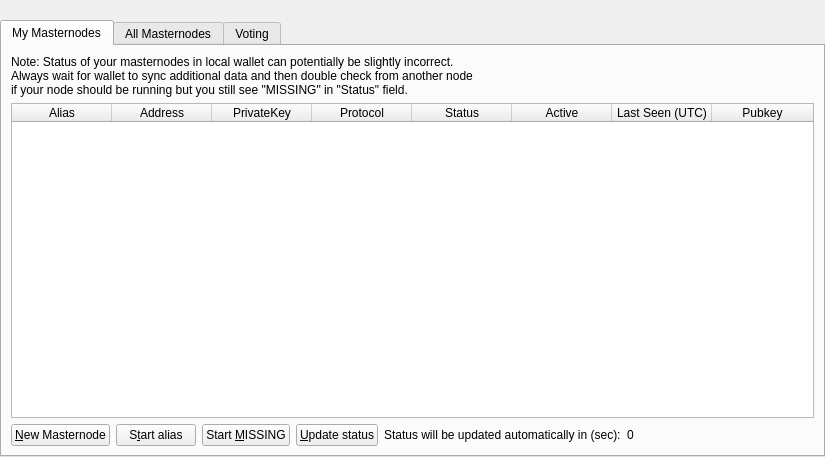
<?xml version="1.0" encoding="UTF-8"?>
<ui version="4.0">
 <class>MasternodeList</class>
 <widget class="QWidget" name="MasternodeList">
  <property name="geometry">
   <rect>
    <x>0</x>
    <y>0</y>
    <width>825</width>
    <height>457</height>
   </rect>
  </property>
  <property name="windowTitle">
   <string>Form</string>
  </property>
  <layout class="QVBoxLayout" name="topLayout">
   <property name="leftMargin">
    <number>0</number>
   </property>
   <property name="topMargin">
    <number>0</number>
   </property>
   <property name="rightMargin">
    <number>0</number>
   </property>
   <property name="bottomMargin">
    <number>0</number>
   </property>
   <item>
    <layout class="QVBoxLayout" name="verticalLayout">
     <property name="bottomMargin">
      <number>0</number>
     </property>
     <item>
      <spacer name="horizontalSpacer0">
       <property name="orientation">
        <enum>Qt::Horizontal</enum>
       </property>
       <property name="sizeHint" stdset="0">
        <size>
         <width>40</width>
         <height>20</height>
        </size>
       </property>
      </spacer>
     </item>
     <item>
      <widget class="QTabWidget" name="tabWidget">
       <property name="currentIndex">
        <number>0</number>
       </property>
       <widget class="QWidget" name="tabMyMasternodes">
        <attribute name="title">
         <string>My Masternodes</string>
        </attribute>
        <layout class="QGridLayout" name="gridLayout_2">
         <item row="0" column="0">
          <layout class="QVBoxLayout" name="verticalLayout_2">
           <property name="bottomMargin">
            <number>0</number>
           </property>
           <item>
            <layout class="QHBoxLayout" name="horizontalLayout_note">
             <property name="bottomMargin">
              <number>0</number>
             </property>
             <item>
              <widget class="QLabel" name="updateNote">
               <property name="text">
                <string>Note: Status of your masternodes in local wallet can potentially be slightly incorrect.&lt;br /&gt;Always wait for wallet to sync additional data and then double check from another node&lt;br /&gt;if your node should be running but you still see &quot;MISSING&quot; in &quot;Status&quot; field.</string>
               </property>
              </widget>
             </item>
            </layout>
           </item>
           <item>
            <widget class="QTableWidget" name="tableWidgetMyMasternodes">
             <property name="minimumSize">
              <size>
               <width>695</width>
               <height>0</height>
              </size>
             </property>
             <property name="editTriggers">
              <set>QAbstractItemView::NoEditTriggers</set>
             </property>
             <property name="alternatingRowColors">
              <bool>true</bool>
             </property>
             <property name="selectionMode">
              <enum>QAbstractItemView::SingleSelection</enum>
             </property>
             <property name="selectionBehavior">
              <enum>QAbstractItemView::SelectRows</enum>
             </property>
             <property name="sortingEnabled">
              <bool>true</bool>
             </property>
             <attribute name="horizontalHeaderStretchLastSection">
              <bool>true</bool>
             </attribute>
             <column>
              <property name="text">
               <string>Alias</string>
              </property>
             </column>
             <column>
              <property name="text">
               <string>Address</string>
              </property>
             </column>
             <column>
              <property name="text">
               <string>PrivateKey</string>
              </property>
             </column>
             <column>
              <property name="text">
               <string>Protocol</string>
              </property>
             </column>
             <column>
              <property name="text">
               <string>Status</string>
              </property>
             </column>
             <column>
              <property name="text">
               <string>Active</string>
              </property>
             </column>
             <column>
              <property name="text">
               <string>Last Seen (UTC)</string>
              </property>
             </column>
             <column>
              <property name="text">
               <string>Pubkey</string>
              </property>
             </column>
            </widget>
           </item>
           <item>
            <layout class="QHBoxLayout" name="horizontalLayout_5">
             <property name="bottomMargin">
              <number>0</number>
             </property>
             <item>
              <widget class="QPushButton" name="CreateNewMasternode">
               <property name="text">
                <string>&amp;New Masternode</string>
               </property>
              </widget>
             </item>
             <item>
              <widget class="QPushButton" name="startButton">
               <property name="text">
                <string>S&amp;tart alias</string>
               </property>
              </widget>
             </item>
             <item>
              <widget class="QPushButton" name="startMissingButton">
               <property name="text">
                <string>Start &amp;MISSING</string>
               </property>
              </widget>
             </item>
             <item>
              <widget class="QPushButton" name="UpdateButton">
               <property name="text">
                <string>&amp;Update status</string>
               </property>
              </widget>
             </item>
             <item>
              <widget class="QLabel" name="autoupdate_label">
               <property name="text">
                <string>Status will be updated automatically in (sec):</string>
               </property>
              </widget>
             </item>
             <item>
              <widget class="QLabel" name="secondsLabel">
               <property name="text">
                <string>0</string>
               </property>
              </widget>
             </item>
             <item>
              <spacer name="horizontalSpacer_5">
               <property name="orientation">
                <enum>Qt::Horizontal</enum>
               </property>
               <property name="sizeHint" stdset="0">
                <size>
                 <width>40</width>
                 <height>20</height>
                </size>
               </property>
              </spacer>
             </item>
            </layout>
           </item>
          </layout>
         </item>
        </layout>
       </widget>
       <widget class="QWidget" name="tabAllMasternodes">
        <attribute name="title">
         <string>All Masternodes</string>
        </attribute>
        <layout class="QGridLayout" name="gridLayout">
         <item row="1" column="0">
          <widget class="QTableWidget" name="tableWidgetMasternodes">
           <property name="editTriggers">
            <set>QAbstractItemView::NoEditTriggers</set>
           </property>
           <property name="alternatingRowColors">
            <bool>true</bool>
           </property>
           <property name="selectionBehavior">
            <enum>QAbstractItemView::SelectRows</enum>
           </property>
           <property name="sortingEnabled">
            <bool>true</bool>
           </property>
           <attribute name="horizontalHeaderStretchLastSection">
            <bool>true</bool>
           </attribute>
           <column>
            <property name="text">
             <string>Address</string>
            </property>
           </column>
           <column>
            <property name="text">
             <string>Protocol</string>
            </property>
           </column>
           <column>
            <property name="text">
             <string>Status</string>
            </property>
           </column>
           <column>
            <property name="text">
             <string>Active</string>
            </property>
           </column>
           <column>
            <property name="text">
             <string>Last Seen (UTC)</string>
            </property>
           </column>
           <column>
            <property name="text">
             <string>Pubkey</string>
            </property>
           </column>
          </widget>
         </item>
         <item row="0" column="0">
          <layout class="QHBoxLayout" name="horizontalLayout_3">
           <property name="bottomMargin">
            <number>0</number>
           </property>
           <item>
            <widget class="QLabel" name="label_filter">
             <property name="text">
              <string>Filter List:</string>
             </property>
            </widget>
           </item>
           <item>
            <widget class="QLineEdit" name="filterLineEdit">
             <property name="toolTip">
              <string>Filter masternode list</string>
             </property>
            </widget>
           </item>
           <item>
            <spacer name="horizontalSpacer_3">
             <property name="orientation">
              <enum>Qt::Horizontal</enum>
             </property>
             <property name="sizeHint" stdset="0">
              <size>
               <width>10</width>
               <height>20</height>
              </size>
             </property>
            </spacer>
           </item>
           <item>
            <widget class="QLabel" name="label_count">
             <property name="text">
              <string>Node Count:</string>
             </property>
            </widget>
           </item>
           <item>
            <widget class="QLabel" name="countLabel">
             <property name="text">
              <string>0</string>
             </property>
            </widget>
           </item>
          </layout>
         </item>
        </layout>
       </widget>
       <widget class="QWidget" name="tab">
        <attribute name="title">
         <string>Voting</string>
        </attribute>
        <layout class="QGridLayout" name="gridLayout_3">
         <item row="0" column="0">
          <spacer name="horizontalSpacer_4">
           <property name="orientation">
            <enum>Qt::Horizontal</enum>
           </property>
           <property name="sizeHint" stdset="0">
            <size>
             <width>516</width>
             <height>20</height>
            </size>
           </property>
          </spacer>
         </item>
         <item row="0" column="1">
          <widget class="QLabel" name="label_superblock">
           <property name="text">
            <string>Next Superblock</string>
           </property>
          </widget>
         </item>
         <item row="0" column="2">
          <widget class="QLabel" name="superblockLabel">
           <property name="text">
            <string>0</string>
           </property>
          </widget>
         </item>
         <item row="0" column="3">
          <widget class="QLabel" name="label_totalAllotted">
           <property name="text">
            <string>Total Allotted</string>
           </property>
          </widget>
         </item>
         <item row="0" column="4">
          <widget class="QLabel" name="totalAllottedLabel">
           <property name="text">
            <string>0</string>
           </property>
          </widget>
         </item>
         <item row="1" column="0" colspan="5">
          <widget class="QTableWidget" name="tableWidgetVoting">
           <property name="editTriggers">
            <set>QAbstractItemView::NoEditTriggers</set>
           </property>
           <property name="alternatingRowColors">
            <bool>true</bool>
           </property>
           <property name="selectionBehavior">
            <enum>QAbstractItemView::SelectRows</enum>
           </property>
           <property name="sortingEnabled">
            <bool>true</bool>
           </property>
           <attribute name="horizontalHeaderStretchLastSection">
            <bool>true</bool>
           </attribute>
           <column>
            <property name="text">
             <string>Name</string>
            </property>
           </column>
           <column>
            <property name="text">
             <string>URL</string>
            </property>
           </column>
           <column>
            <property name="text">
             <string>Hash</string>
            </property>
           </column>
           <column>
            <property name="text">
             <string>Block Start</string>
            </property>
           </column>
           <column>
            <property name="text">
             <string>Block End</string>
            </property>
           </column>
           <column>
            <property name="text">
             <string>Payments</string>
            </property>
           </column>
           <column>
            <property name="text">
             <string>Remaining</string>
            </property>
           </column>
           <column>
            <property name="text">
             <string>Yea's</string>
            </property>
           </column>
           <column>
            <property name="text">
             <string>No's</string>
            </property>
           </column>
           <column>
            <property name="text">
             <string>Abstain's</string>
            </property>
           </column>
           <column>
            <property name="text">
             <string>Address</string>
            </property>
           </column>
           <column>
            <property name="text">
             <string>Amount</string>
            </property>
           </column>
           <column>
            <property name="text">
             <string>Monthly</string>
            </property>
           </column>
           <column>
            <property name="text">
             <string>Projected</string>
            </property>
           </column>
          </widget>
         </item>
         <item row="2" column="0" colspan="5">
          <layout class="QHBoxLayout" name="horizontalLayout_6">
           <property name="bottomMargin">
            <number>0</number>
           </property>
           <item>
            <widget class="QPushButton" name="voteManyYesButton">
             <property name="text">
              <string>Vote Many Yes</string>
             </property>
            </widget>
           </item>
           <item>
            <widget class="QPushButton" name="voteManyNoButton">
             <property name="text">
              <string>Vote Many No</string>
             </property>
            </widget>
           </item>
           <item>
            <widget class="QPushButton" name="voteManyAbstainButton">
             <property name="text">
              <string>Vote Many Abstain</string>
             </property>
            </widget>
           </item>
           <item>
            <widget class="QPushButton" name="UpdateVotesButton">
             <property name="text">
              <string>&amp;Update status</string>
             </property>
            </widget>
           </item>
           <item>
            <widget class="QLabel" name="autoupdate_label_2">
             <property name="text">
              <string>Status will be updated automatically in (sec):</string>
             </property>
            </widget>
           </item>
           <item>
            <widget class="QLabel" name="voteSecondsLabel">
             <property name="text">
              <string>0</string>
             </property>
            </widget>
           </item>
           <item>
            <spacer name="horizontalSpacer_6">
             <property name="orientation">
              <enum>Qt::Horizontal</enum>
             </property>
             <property name="sizeHint" stdset="0">
              <size>
               <width>40</width>
               <height>20</height>
              </size>
             </property>
            </spacer>
           </item>
          </layout>
         </item>
        </layout>
       </widget>
      </widget>
     </item>
    </layout>
   </item>
  </layout>
 </widget>
 <resources/>
 <connections/>
</ui>
